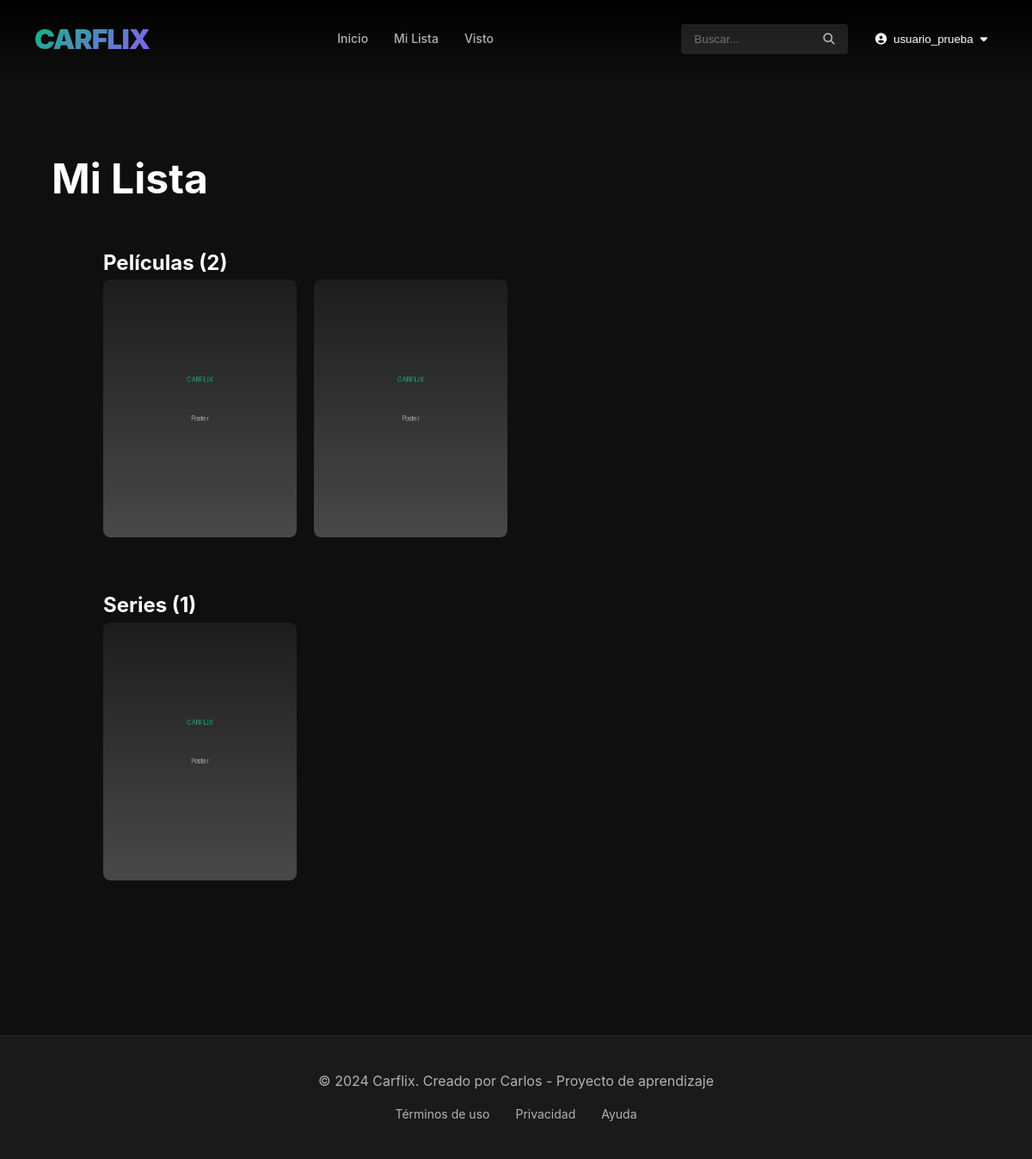
The app's page /my-list (signed in) with its own data.
### app/models.py (models this page shows, shortened)
class User(UserMixin, db.Model):
    id = db.Column(db.Integer, primary_key=True)
    username = db.Column(db.String(64), unique=True, nullable=False, index=True)
    email = db.Column(db.String(120), unique=True, nullable=False, index=True)
    password_hash = db.Column(db.String(256))
    is_admin = db.Column(db.Boolean, default=False)
    profile_picture = db.Column(db.String(300), default='images/default-avatar.png')
    created_at = db.Column(db.DateTime, default=datetime.utcnow)
    favorite_movies = db.relationship('Movie', secondary=movie_favorites,
                                      backref=db.backref('favorited_by', lazy='dynamic'))
    favorite_series = db.relationship('Series', secondary=series_favorites,
                                      backref=db.backref('favorited_by', lazy='dynamic'))
    watched_movies = db.relationship('Movie', secondary=movie_watched,
                                     backref=db.backref('watched_by', lazy='dynamic'))
    watched_episodes = db.relationship('Episode', secondary=episode_watched,
                                       backref=db.backref('watched_by', lazy='dynamic'))

class Movie(db.Model):
    id = db.Column(db.Integer, primary_key=True)
    title = db.Column(db.String(200), nullable=False, index=True)
    description = db.Column(db.Text)
    duration = db.Column(db.Integer)  # Duración en minutos
    release_year = db.Column(db.Integer)
    video_path = db.Column(db.String(300), nullable=False)
    poster_path = db.Column(db.String(300))
    background_path = db.Column(db.String(300))
    created_at = db.Column(db.DateTime, default=datetime.utcnow)
    categories = db.relationship('Category', secondary=movie_categories,
                                 backref=db.backref('movies', lazy='dynamic'))

class Series(db.Model):
    id = db.Column(db.Integer, primary_key=True)
    title = db.Column(db.String(200), nullable=False, index=True)
    description = db.Column(db.Text)
    release_year = db.Column(db.Integer)
    poster_path = db.Column(db.String(300))
    background_path = db.Column(db.String(300))
    created_at = db.Column(db.DateTime, default=datetime.utcnow)
    categories = db.relationship('Category', secondary=series_categories,
                                 backref=db.backref('series', lazy='dynamic'))
    episodes = db.relationship('Episode', backref='series', lazy='dynamic',
                               cascade='all, delete-orphan')

### app/routes.py (the view)
@app.route('/my-list')
@login_required
def my_list():
    return render_template('my_list.html',
                           favorite_movies=current_user.favorite_movies,
                           favorite_series=current_user.favorite_series)

### app/models.py (called while the page is built)
@login_manager.user_loader
def load_user(user_id):
    return User.query.get(int(user_id))

### app/templates/my_list.html (shortened to what this page needs)
{% extends "base.html" %}
{% block content %}
<div class="my-list-page">
    <div class="page-container">
        <h1>Mi Lista</h1>
        {% if favorite_movies|length > 0 or favorite_series|length > 0 %}
            {% if favorite_movies|length > 0 %}
            <section class="content-section">
                <h2>Películas ({{ favorite_movies|length }})</h2>
                <div class="content-row">
                    {% for movie in favorite_movies %}
                    <div class="content-card">
                        <a href="{{ url_for('movie_detail', movie_id=movie.id) }}">
                            <img src="{{ url_for('static', filename=movie.poster_path) if movie.poster_path else 'https://via.placeholder.com/300x450?text=Sin+Poster' }}"
                                 alt="{{ movie.title }}" class="content-poster">
                        </a>
                    </div>
                    {% endfor %}
                </div>
            </section>
            {% endif %}
            {% if favorite_series|length > 0 %}
            <section class="content-section">
                <h2>Series ({{ favorite_series|length }})</h2>
                <div class="content-row">
                    {% for show in favorite_series %}
                    <div class="content-card">
                        <a href="{{ url_for('series_detail', series_id=show.id) }}">
                            <img src="{{ url_for('static', filename=show.poster_path) if show.poster_path else 'https://via.placeholder.com/300x450?text=Sin+Poster' }}"
                                 alt="{{ show.title }}" class="content-poster">
                        </a>
                    </div>
                    {% endfor %}
                </div>
            </section>
            {% endif %}
        {% endif %}
    </div>
</div>
{% endblock %}

### app/templates/base.html (shortened to what this page needs)
<!DOCTYPE html>
<html lang="es">
<head>
    <link rel="stylesheet" href="{{ url_for('static', filename='css/style.css') }}">
    <link rel="stylesheet" href="https://cdnjs.cloudflare.com/ajax/libs/font-awesome/6.4.0/css/all.min.css">
</head>
<body>
    {% if current_user.is_authenticated %}
    <nav class="navbar">
        <div class="navbar-container">
            <a href="{{ url_for('home') }}" class="logo">CARFLIX</a>
            <div class="nav-links">
                <a href="{{ url_for('home') }}">Inicio</a>
                <a href="{{ url_for('my_list') }}">Mi Lista</a>
                <a href="{{ url_for('watched') }}">Visto</a>
            </div>
            <div class="nav-right">
                <form action="{{ url_for('search') }}" method="get" class="search-form">
                    <input type="text" name="q" placeholder="Buscar..." class="search-input">
                    <button type="submit" class="search-btn"><i class="fas fa-search"></i></button>
                </form>
                <div class="user-menu">
                    <button class="user-btn">
                        <i class="fas fa-user-circle"></i>
                        <span>{{ current_user.username }}</span>
                        <i class="fas fa-caret-down"></i>
                    </button>
                </div>
            </div>
        </div>
    </nav>
    {% endif %}
    <main class="main-content">
        {% block content %}{% endblock %}
    </main>
    <footer class="footer">
        <div class="footer-content">
            <p>&copy; 2024 Carflix. Creado por Carlos - Proyecto de aprendizaje</p>
            <div class="footer-links">
                <a href="#">Términos de uso</a>
                <a href="#">Privacidad</a>
                <a href="#">Ayuda</a>
            </div>
        </div>
    </footer>
</body>
</html>

### app/static/css/style.css (style rules this page uses)
:root { --primary-color: #10b981; --secondary-color: #8b5cf6; --accent-color: #06d6a0; --bg-dark: #0f0f0f; --bg-card: #1a1a1a; --bg-hover: #2a2a2a; --text-primary: #ffffff; --text-secondary: #b3b3b3; --danger-color: #ef4444; --warning-color: #f59e0b; --success-color: #10b981; --border-radius: 8px; --transition: all 0.3s ease; }
* { margin: 0; padding: 0; box-sizing: border-box; }
body { font-family: -apple-system, BlinkMacSystemFont, 'Segoe UI', Roboto, 'Helvetica Neue', Arial, sans-serif; background-color: var(--bg-dark); color: var(--text-primary); line-height: 1.6; overflow-x: hidden; }
a { text-decoration: none; color: inherit; transition: var(--transition); }
img { max-width: 100%; height: auto; display: block; }
.navbar { position: fixed; top: 0; width: 100%; background: linear-gradient(to bottom, rgba(0,0,0,0.9) 10%, transparent); padding: 20px 0; z-index: 1000; transition: background-color 0.3s ease; }
.navbar-container { max-width: 1400px; margin: 0 auto; padding: 0 40px; display: flex; justify-content: space-between; align-items: center; }
.logo { font-size: 32px; font-weight: 900; background: linear-gradient(135deg, var(--primary-color), var(--secondary-color)); -webkit-background-clip: text; -webkit-text-fill-color: transparent; background-clip: text; letter-spacing: -1px; }
.nav-links { display: flex; gap: 30px; }
.nav-links a { color: var(--text-secondary); font-size: 14px; font-weight: 500; transition: var(--transition); }
.nav-right { display: flex; align-items: center; gap: 20px; }
.search-form { display: flex; align-items: center; background-color: rgba(255, 255, 255, 0.1); border-radius: 4px; padding: 5px 10px; transition: var(--transition); }
.search-input { background: transparent; border: none; color: var(--text-primary); padding: 5px; width: 150px; outline: none; transition: width 0.3s ease; }
.search-btn { background: transparent; border: none; color: var(--text-secondary); cursor: pointer; padding: 5px; }
.user-menu { position: relative; }
.user-btn { display: flex; align-items: center; gap: 8px; background: transparent; border: none; color: var(--text-primary); cursor: pointer; padding: 8px 12px; border-radius: 4px; transition: var(--transition); }
.main-content { min-height: 100vh; padding-top: 70px; }
.content-section { padding: 0 60px; margin-bottom: 60px; }
.content-row { display: grid; grid-template-columns: repeat(auto-fill, minmax(200px, 1fr)); gap: 20px; }
.content-card { position: relative; border-radius: var(--border-radius); overflow: hidden; transition: var(--transition); cursor: pointer; }
.content-poster { width: 100%; height: 300px; object-fit: cover; border-radius: var(--border-radius); }
.search-page, .my-list-page { padding: 100px 60px 60px; }
.search-container, .page-container { max-width: 1400px; margin: 0 auto; }
.search-container h1, .page-container h1 { font-size: 48px; margin-bottom: 40px; }
.footer { background-color: var(--bg-card); padding: 40px 0; margin-top: 60px; border-top: 1px solid var(--bg-hover); }
.footer-content { max-width: 1400px; margin: 0 auto; padding: 0 60px; text-align: center; }
.footer-content p { color: var(--text-secondary); margin-bottom: 15px; }
.footer-links { display: flex; justify-content: center; gap: 30px; }
.footer-links a { color: var(--text-secondary); font-size: 14px; transition: var(--transition); }
.content-card, .feature-card, .stat-card { animation: fadeIn 0.5s ease; }

### records on screen
User: username "usuario_prueba"
Movie: poster_path (placeholder picture)
Movie: poster_path (placeholder picture)
Series: poster_path (placeholder picture)

### other values on screen
{{ favorite_movies|length }} "2"
{{ favorite_series|length }} "1"
